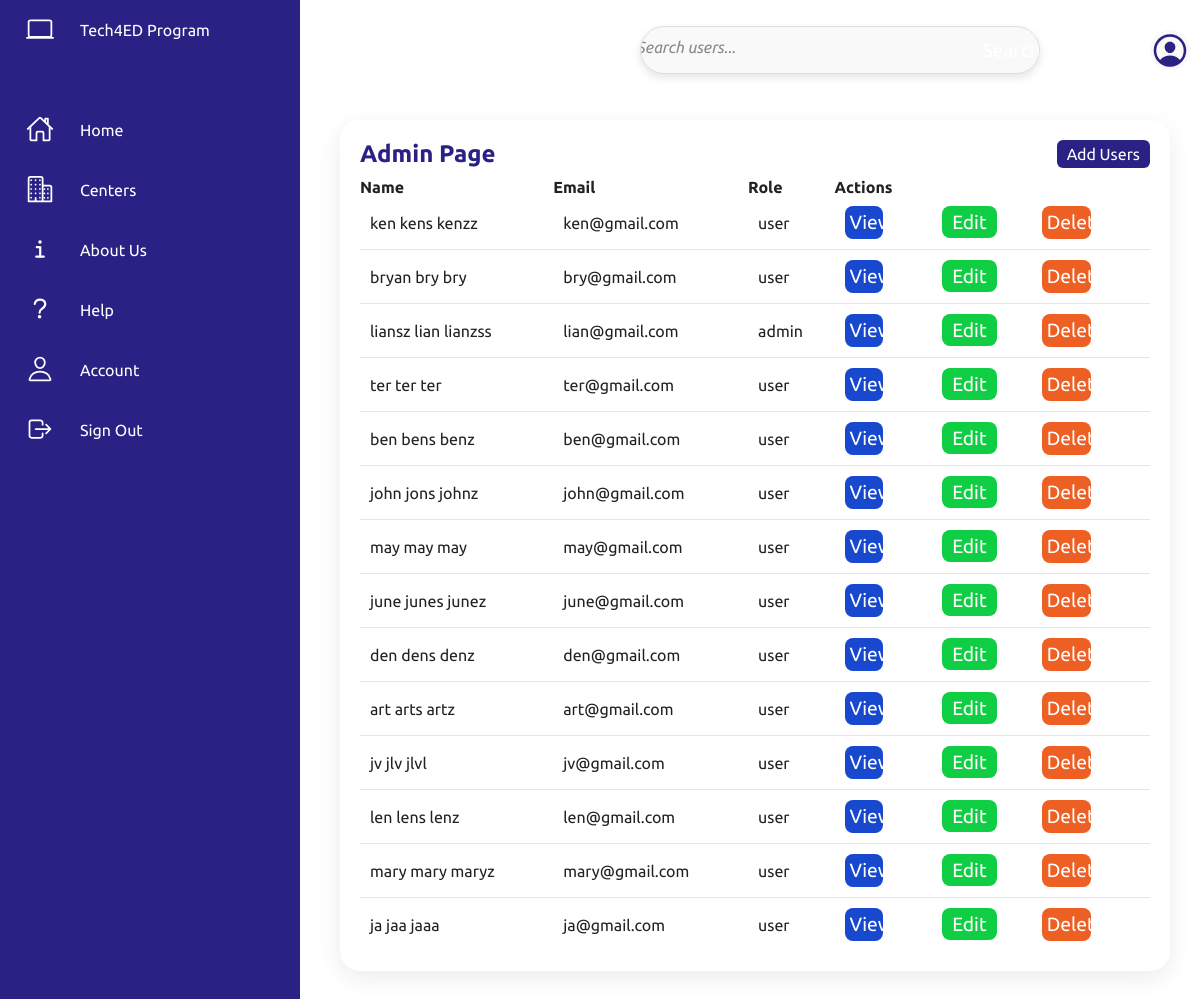
The app's page /tech/admin.php with its own data.
### tables this page shows
CREATE TABLE `users` (
  `id` int(11) NOT NULL,
  `first_name` varchar(100) NOT NULL,
  `middle_name` varchar(100) DEFAULT NULL,
  `last_name` varchar(100) NOT NULL,
  `age` int(11) NOT NULL,
  `gender` enum('male','female','others') NOT NULL,
  `contact` varchar(15) DEFAULT NULL,
  `position` varchar(50) NOT NULL,
  `email` varchar(100) NOT NULL,
  `password` varchar(255) NOT NULL,
  `role` enum('user','admin') NOT NULL,
  `image` varchar(255) NOT NULL DEFAULT 'images/default.png'
);

### tech/admin.php (the view, shortened to what this page needs)
<?php
include('db.php');
$searchQuery = isset($_GET['search']) ? htmlspecialchars($_GET['search']) : null;
if (!empty($searchQuery)) {
    $stmt = $conn->prepare("SELECT * FROM users WHERE
        first_name LIKE ? OR
        middle_name LIKE ? OR
        last_name LIKE ? OR
        email LIKE ? OR
        role LIKE ?");
    $searchTerm = '%' . $searchQuery . '%';
    $stmt->bind_param("sssss", $searchTerm, $searchTerm, $searchTerm, $searchTerm, $searchTerm);
    $stmt->execute();
    $query = $stmt->get_result();
} else {
    $query = $conn->query("SELECT * FROM users");
}
?>
<!DOCTYPE html>
<html>
<head>
    <link rel="stylesheet" href="css/admin.css">
</head>
<body>
<div class="sidenav">
    <?php include('sidenav.php'); ?>
</div>
<div class="topnav" id="topnav">
   <form method="GET" action="admin.php" class="search-form">
                <input type="text" name="search" placeholder="Search users..." value="<?php echo isset($_GET['search']) ? htmlspecialchars($_GET['search']) : ''; ?>" />
                <button type="submit">Search</button>
            </form>
       <div>
            <a href="account.php">
                <div class="user">
                    <ion-icon name="person-circle-outline" style="font-size: 65px;"></ion-icon>
                </div>
            </a>
        </div>
</div>
<div class="main-content">
    <div class="detailss">
        <div class="centerBoxs">
            <div class="centerHeaders">
                <h2>Admin Page</h2>
                <a href="add_user.php" class="btn btn-primary">Add Users</a>
            </div>
            <table>
                <thead>
                    <tr>
                        <th>Name</th>
                        <th>Email</th>
                        <th>Role</th>
                        <th>Actions</th>
                    </tr>
                </thead>
                <tbody>
                    <?php while ($row = $query->fetch_assoc()): ?>
                        <tr>
                            <td><?= $row['first_name'] . ' ' . $row['middle_name'] . ' ' . $row['last_name']; ?></td>
                            <td><?= $row['email']; ?></td>
                            <td><?= $row['role']; ?></td>
                            <td>
                                <button type="button" class="view-btn" onclick="viewUser(<?= $row['id']; ?>)">View</button>
                            </td>
                            <td>
                                <a href="add_user.php?id=<?= $row['id']; ?>" class="edit-btn">Edit</a>
                            </td>
                            <td>
                                <button type="button" class="delete-btn" onclick="openDeleteModal(<?= $row['id']; ?>)">Delete</button>
                            </td>
                        </tr>
                    <?php endwhile; ?>
                </tbody>
            </table>
        </div>
    </div>
</div>
</body>
</html>

### tech/sidenav.php (shortened to what this page needs)
<!DOCTYPE html>
<html lang="en">
<head>
    <link rel="stylesheet" href="css/sidebar.css">
</head>
<body>
    <div class="container">
        <div class="navigation">
            <ul>
                <li>
                    <a href="index.php">
                        <span class="icon">
                            <ion-icon name="laptop-outline"></ion-icon>
                        </span>
                        <span class="title">Tech4ED Program</span>
                    </a>
                </li>
                <li>
                    <a href="index.php">
                        <span class="icon">
                            <ion-icon name="home-outline"></ion-icon>
                        </span>
                        <span class="title">Home</span>
                    </a>
                </li>
                <li>
                    <a href="center.php">
                        <span class="icon">
                            <ion-icon name="business-outline"></ion-icon>
                        </span>
                        <span class="title">Centers</span>
                    </a>
                </li>
                <li>
                    <a href="about.php">
                        <span class="icon">
                            <ion-icon name="information-outline"></ion-icon>
                        </span>
                        <span class="title">About Us</span>
                    </a>
                </li>
                <li>
                    <a href="help.php">
                        <span class="icon">
                            <ion-icon name="help-outline"></ion-icon>
                        </span>
                        <span class="title">Help</span>
                    </a>
                </li>
                <li>
                    <a href="account.php">
                        <span class="icon">
                            <ion-icon name="person-outline"></ion-icon>
                        </span>
                        <span class="title">Account</span>
                    </a>
                </li>
                <li>
                    <a href="logout.php">
                        <span class="icon">
                            <ion-icon name="log-out-outline"></ion-icon>
                        </span>
                        <span class="title">Sign Out</span>
                    </a>
                </li>
            </ul>
        </div>
    </div>
</body>
</html>

### tech/css/admin.css (style rules this page uses)
body { font-family: Arial, sans-serif; background-color: #ffffff; margin: 0; padding: 10; min-height: 100vh; overflow-x: hidden; transition: background-color 0.3s ease; }
.main-content { margin-left: 300px; padding: 20px; width: calc(100% - 350px); box-sizing: border-box; transition: margin-left 0.5s, width 0.5s; }
form { background-color: white; padding: 20px; border-radius: 8px; box-shadow: 0 4px 8px rgba(0, 0, 0, 0.1); width: 100%; max-width: 600px; margin: auto; transition: box-shadow 0.3s ease, transform 0.3s ease; }
input[type="text"], select, input[type="file"] { width: auto; min-width: 95%; padding: 12px; margin-bottom: 16px; border: 1px solid #ddd; border-radius: 8px; font-size: 1em; transition: border-color 0.3s ease, background-color 0.3s ease; }
button { background-color: #2a2185; color: white; padding: 12px; border: none; border-radius: 8px; font-size: 1.2em; width: 100%; cursor: pointer; transition: background-color 0.3s ease, transform 0.3s ease; }
form { margin: 0; padding: 0; display: flex; justify-content: center; align-items: center; width: 100%; max-width: 600px; }
.detailss { position: relative; width: calc(100% + 60px); padding: 20px; display: grid; grid-template-columns: 1fr; grid-gap: 30px; padding-top: 100px; transition: width 0.3s ease; }
a { text-decoration: none; }
.detailss .centerBoxs { position: relative; display: grid; min-height: 500px; background: var(--white); padding: 20px; box-shadow: 0 7px 25px rgba(0, 0, 0, 0.08); border-radius: 20px; transition: box-shadow 0.3s ease, transform 0.3s ease; }
.detailss .centerHeaders { display: flex; justify-content: space-between; align-items: flex-start; }
.centerHeaders h2 { font-weight: 600; color: var(--blue); }
.centerHeaders .btn { position: relative; padding: 5px 10px; background: var(--blue); text-decoration: none; color: var(--white); border-radius: 6px; transition: background-color 0.3s ease; }
.detailss table { width: calc(100%);; border-collapse: collapse; margin-top: 10px; }
.detailss .centerBoxs table tr { color: var(--black1); border-bottom: 1px solid rgba(0, 0, 0, 0.1); text-align: left; }
.detailss .centerBoxs table tr:last-child { border-bottom: none; }
.detailss .centerBoxs table tr td { padding: 10px; }
.edit-btn { background: #10ce43; color: white; padding: 5px; padding-left:10px; padding-right:10px; border: none; border-radius: 8px; font-size: 1.2em; width: 100%; cursor: pointer; transition: background-color 0.3s ease, transform 0.3s ease; }
.view-btn { background: #1748ce; color: white; padding: 5px; border: none; font-size: 1.2em; width: 50%; cursor: pointer; transition: background-color 0.3s ease, transform 0.3s ease; }
.delete-btn { background: #ed5f22; color: white; padding: 5px; border: none; font-size: 1.2em; width: 50%; cursor: pointer; transition: background-color 0.3s ease, transform 0.3s ease; }

### tech/admin.php (style rules this page uses)
.topnav { display: flex; justify-content: space-between; align-items: center; padding: 5px 10px; position: fixed; top: 0; left: 0; width: 100%; background-color: transparent; color: white; z-index: 10; height: 100px; transition: top 0.3s; }
.search-form { position: relative; display: flex; align-items: center; background-color: #f9f9f9; border: 1px solid #ddd; border-radius: 25px; width: 400px; overflow: hidden; transition: border-color 0.3s ease; justify-content: center; padding-left: 10px; margin: 20px 10px; left: 120px; }
.search-form button { background-color: #f9f9f9; border: none; cursor: pointer; padding: 10px 15px; border-radius: 25px; display: flex; align-items: center; justify-content: center; transform: translate(-20%); }
.search-form { position: relative; display: flex; align-items: center; background-color: #f9f9f9; border: 1px solid #ddd; border-radius: 25px; width: 400px; overflow: hidden; transition: border-color 0.3s ease; justify-content: center; padding-left: 10px; transform: translateX(500px); margin: 20px 10px; }
.search-form input { height: 20px; padding: 5px 20px; font-size: 16px; position: relative; border: none; outline: none; flex-grow: 1; background-color: transparent; color: #333; margin-top: 10px; }
.search-form input::placeholder { color: #888; font-style: italic; }
.user { display: flex; align-items: center; justify-content: center; width: 40px; height: 40px; border-radius: 50%; background-color: #f9f9f9; cursor: pointer; color: #2a2185; }
.user ion-icon { font-size: 3.5rem; }

### records on screen
users: first_name "ken", middle_name "kens", last_name "kenzz", email "ken@gmail.com", role "user"
users: first_name "bryan", middle_name "bry", last_name "bry", email "bry@gmail.com", role "user"
users: first_name "liansz", middle_name "lian", last_name "lianzss", email "lian@gmail.com", role "admin"
users: first_name "ter", middle_name "ter", last_name "ter", email "ter@gmail.com", role "user"
users: first_name "ben", middle_name "bens", last_name "benz", email "ben@gmail.com", role "user"
users: first_name "john", middle_name "jons", last_name "johnz", email "john@gmail.com", role "user"
users: first_name "may", middle_name "may", last_name "may", email "may@gmail.com", role "user"
users: first_name "june", middle_name "junes", last_name "junez", email "june@gmail.com", role "user"
users: first_name "den", middle_name "dens", last_name "denz", email "den@gmail.com", role "user"
users: first_name "art", middle_name "arts", last_name "artz", email "art@gmail.com", role "user"
users: first_name "jv", middle_name "jlv", last_name "jlvl", email "jv@gmail.com", role "user"
users: first_name "len", middle_name "lens", last_name "lenz", email "len@gmail.com", role "user"
users: first_name "mary", middle_name "mary", last_name "maryz", email "mary@gmail.com", role "user"
users: first_name "ja", middle_name "jaa", last_name "jaaa", email "ja@gmail.com", role "user"
